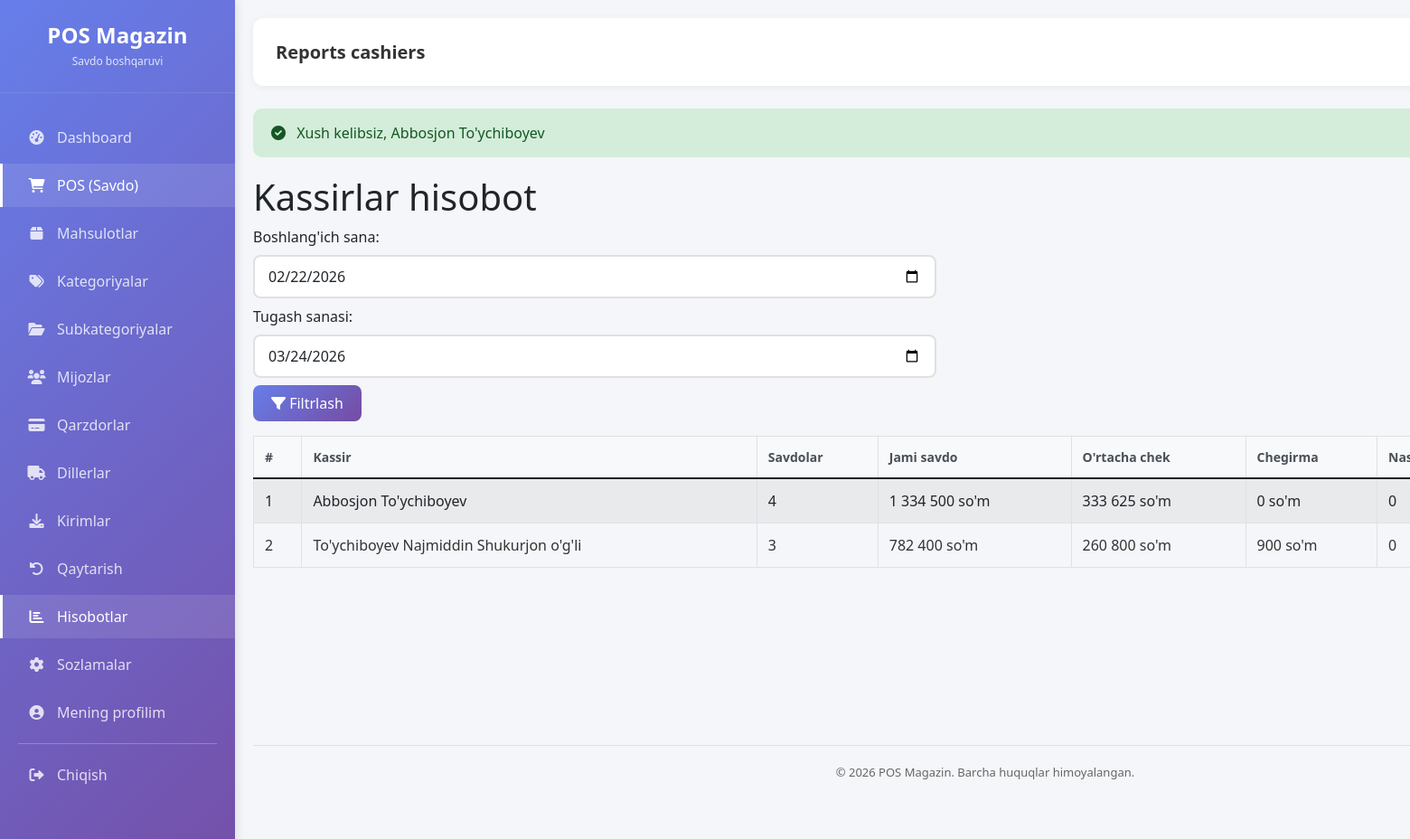
The page /reports/cashiers (signed in) on the database as committed earlier.
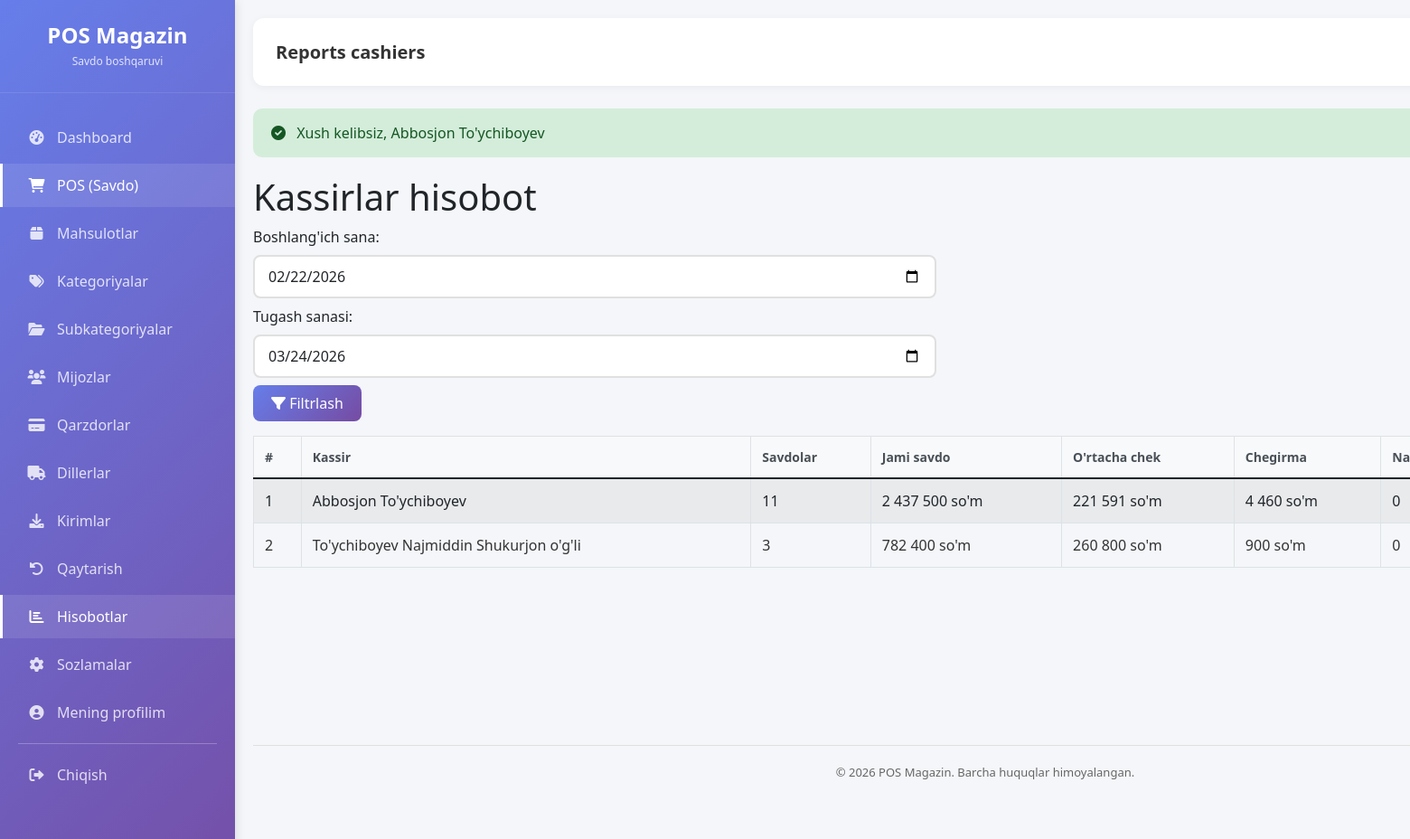
The same page on the database as committed later.
### tables this page shows
CREATE TABLE `foydalanuvchilar` (
  `id` int(20) UNSIGNED NOT NULL,
  `rol_id` bigint(20) UNSIGNED NOT NULL,
  `fio` varchar(120) NOT NULL,
  `email` varchar(120) DEFAULT NULL,
  `telefon` varchar(30) DEFAULT NULL,
  `login` varchar(60) NOT NULL,
  `parol_hash` varchar(255) NOT NULL,
  `faol` tinyint(1) NOT NULL DEFAULT 1,
  `oxirgi_kirish_vaqt` timestamp NULL DEFAULT NULL,
  `yaratilgan_vaqt` timestamp NULL DEFAULT current_timestamp(),
  `yangilangan_vaqt` timestamp NULL DEFAULT current_timestamp() ON UPDATE current_timestamp(),
  `ochirilgan_vaqt` timestamp NULL DEFAULT NULL
);

### app/Controllers/Controller.php (called while the page is built, shortened)
<?php
abstract class Controller {
    protected function view($view, $data = [], $layout = 'main') {
        $viewPath = APP_PATH . '/Views/pages/' . $view . '.php';
        extract($data);
        require $viewPath;
    }
}

### app/Controllers/ReportController.php (called while the page is built, shortened)
<?php
class ReportController extends Controller {
    private $reportModel;
    public function __construct() {
        $this->reportModel = new Report();
    }
    public function cashiers() {
        $startDate = $_GET['start_date'] ?? date('Y-m-d', strtotime('-30 days'));
        $endDate = $_GET['end_date'] ?? date('Y-m-d');
        $cashiers = $this->reportModel->getCashierReport($startDate, $endDate);
        $this->view('reports/cashiers', [
            'cashiers' => $cashiers,
            'startDate' => $startDate,
            'endDate' => $endDate
        ]);
    }
}

### config/database.php (called while the page is built)
<?php
class Database {
    private static $connection = null;
    public static function getInstance() {
        if (self::$connection === null) {
            try {
                $host = getenv('DB_HOST') ?: 'localhost';
                $dbname = getenv('DB_NAME') ?: 'pos_magazin_uz';
                $user = getenv('DB_USER') ?: 'root';
                $pass = getenv('DB_PASS') ?: '';
                $dsn = "mysql:host=$host;dbname=$dbname;charset=utf8";
                self::$connection = new PDO($dsn, $user, $pass);
                self::$connection->setAttribute(PDO::ATTR_ERRMODE, PDO::ERRMODE_EXCEPTION);
            } catch (PDOException $e) {
                die("Database xatosi: " . $e->getMessage());
            }
        }
        return self::$connection;
    }
}

### app/Models/Model.php (called while the page is built, shortened)
<?php
abstract class Model {
    public function __construct() {
        $this->db = \Database::getInstance();
    }
}

### app/Models/Report.php (called while the page is built, shortened)
<?php
class Report extends Model {
    public function getCashierReport($startDate, $endDate) {
        $stmt = $this->db->prepare("
            SELECT
                u.id,
                u.fio,
                COUNT(DISTINCT s.id) as savdolar_soni,
                SUM(IFNULL(s.yakuniy_summa, 0)) as jami_savdo,
                AVG(IFNULL(s.yakuniy_summa, 0)) as ortacha_chek,
                SUM(IFNULL(s.chegirma_summa, 0)) as jami_chegirma,
                COUNT(DISTINCT CASE WHEN s.tolov_holati = 'NASIYA' THEN s.id END) as nasiya_soni,
                SUM(CASE WHEN s.tolov_holati IN ('NASIYA', 'QISMAN') THEN IFNULL(s.qarz_summa, 0) ELSE 0 END) as jami_qarz
            FROM foydalanuvchilar u
            LEFT JOIN savdolar s ON u.id = s.kassir_id AND DATE(s.sotilgan_vaqt) BETWEEN ? AND ? AND s.holat = 'YAKUNLANGAN'
            WHERE u.rol_id IN (1, 2) -- Admin va Kassir
            GROUP BY u.id
            ORDER BY jami_savdo DESC
        ");
        $stmt->execute([$startDate, $endDate]);
        return $stmt->fetchAll();
    }
}

### app/Views/pages/reports/cashiers.php (the view, shortened to what the changed rows need)
<div class="page-header">
    <h1>Kassirlar hisobot</h1>
</div>
<div class="mb-3 d-flex flex-wrap gap-2 align-items-center">
    <form class="d-flex flex-wrap gap-2" method="GET" action="/new-pos/reports/cashiers">
        <label class="form-label mb-0">Boshlang'ich sana:</label>
        <input type="date" name="start_date" class="form-control" value="<?= htmlspecialchars($startDate) ?>" required>
        <label class="form-label mb-0">Tugash sanasi:</label>
        <input type="date" name="end_date" class="form-control" value="<?= htmlspecialchars($endDate) ?>" required>
        <button class="btn btn-primary" type="submit"><i class="fas fa-filter"></i> Filtrlash</button>
    </form>
</div>
<div class="table-responsive">
    <table class="table table-bordered table-striped">
        <thead>
            <tr>
                <th>#</th>
                <th>Kassir</th>
                <th>Savdolar</th>
                <th>Jami savdo</th>
                <th>O'rtacha chek</th>
                <th>Chegirma</th>
                <th>Nasiya savdo</th>
            </tr>
        </thead>
        <tbody>
            <?php if (empty($cashiers)): ?>
                <tr><td colspan="8" class="text-center py-4">Ma'lumot topilmadi</td></tr>
            <?php else: ?>
                <?php foreach ($cashiers as $index => $cashier): ?>
                    <tr>
                        <td><?= $index + 1 ?></td>
                        <td><?= htmlspecialchars($cashier['fio'] ?? '') ?></td>
                        <td><?= number_format($cashier['savdolar_soni'] ?? 0, 0, ',', ' ') ?></td>
                        <td><?= number_format($cashier['jami_savdo'] ?? 0, 0, ',', ' ') ?> so'm</td>
                        <td><?= number_format($cashier['ortacha_chek'] ?? 0, 0, ',', ' ') ?> so'm</td>
                        <td><?= number_format($cashier['jami_chegirma'] ?? 0, 0, ',', ' ') ?> so'm</td>
                        <td><?= number_format($cashier['nasiya_soni'] ?? 0, 0, ',', ' ') ?></td>
                    </tr>
                <?php endforeach; ?>
            <?php endif; ?>
        </tbody>
    </table>
</div>

### public/index.php (shortened to what the changed rows need)
<?php
require_once __DIR__ . '/../config/database.php';
spl_autoload_register(function ($class) {
    $prefix = 'App\\';
    $base_dir = APP_PATH . '/';
    $len = strlen($prefix);
    $relative_class = substr($class, $len);
    $file = $base_dir . str_replace('\\', '/', $relative_class) . '.php';
});
$requestUri = $_SERVER['REQUEST_URI'];
$basePath = '/new-pos';
if (strpos($requestUri, $basePath) === 0) {
    $requestUri = substr($requestUri, strlen($basePath));
}
$requestUri = strtok($requestUri, '?');
$requestUri = str_replace('/public', '', $requestUri);
$requestUri = trim($requestUri, '/');
$routesFile = ROUTES_PATH . '/web.php';
$routes = require $routesFile;
$httpMethod = $_SERVER['REQUEST_METHOD'];
$isAjax = (!empty($_SERVER['HTTP_X_REQUESTED_WITH']) &&
    strtolower($_SERVER['HTTP_X_REQUESTED_WITH']) === 'xmlhttprequest');
$dispatchMethods = $isAjax ? ['AJAX', $httpMethod] : [$httpMethod];
route_dispatch($routes, $dispatchMethods, $requestUri);
function route_dispatch($routes, array $methods, $uri) {
    foreach ($methods as $method) {
        foreach ($routes[$method] as $pattern => $handler) {
        $pattern = trim($pattern, '/');
        $regexPattern = preg_replace('/\{[a-zA-Z0-9_]+\}/', '([^/]+)', $pattern);
        $regexPattern = '/^' . str_replace('/', '\/', $regexPattern) . '$/';
        if (preg_match($regexPattern, $uri, $matches)) {
            array_shift($matches);
            list($controller, $action) = $handler;
            $controllerInstance = new $controllerClass();
            call_user_func_array([$controllerInstance, $action], $matches);
            return;
        }
        }
    }
}

Rows that differ between the two databases and show on the page:
changed foydalanuvchilar "Abbosjon To'ychiboyev": savdolar_soni "4" → "11"; jami_savdo "1 334 500" → "2 437 500"; ortacha_chek "333 625" → "221 591"; jami_chegirma "0" → "4 460"
